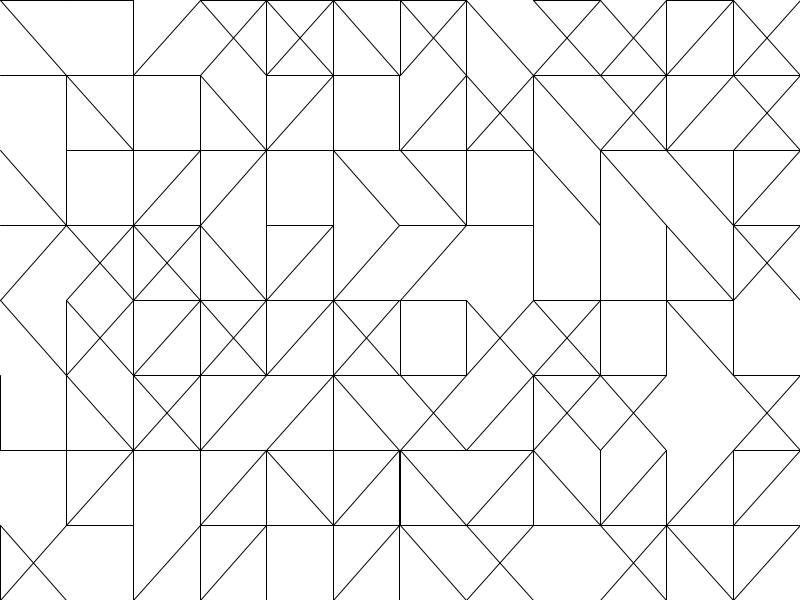
Frame 1 (no input)
Frame 60 (the mouse pressed at the canvas centre just before this capture): identical to frame 1, image omitted
Frame 120 (the mouse held since frame 60 and released just before this capture): identical to frame 1, image omitted

The Processing sketch that drew this single still picture (run headless with seeded random() and noise(); from frame 60 on, the mouse is pressed at the canvas centre):

// Processing sketch: Laberinto
// ── Laberinto.pde
int cantCol = 12;
int cantFil = 8;

boolean[][][] laberinto;

void setup(){
  size(800, 600); 
  laberinto = new boolean[cantCol][cantFil][6];
  iniciarLaberinto();
}

void iniciarLaberinto(){
  for (int i=0; i<cantCol; i++){
    for (int j=0; j<cantFil; j++){
      for (int k=0; k<6; k++){
        laberinto[i][j][k] = random(1) > 0.5;
      }
    }
  }
}

void laberinto(){

  float tamX = width / (float)cantCol;
  float tamY = height / (float)cantFil;
  
  for (int i=0; i<cantCol; i++){
    for (int j=0; j<cantFil; j++){
      float x = i * tamX;
      float y = j * tamY;

      if (laberinto[i][j][0]){
        line(x, y, x + tamX, y);
      }

      if (laberinto[i][j][1]){
        line(x + tamX, y, x + tamX, y + tamY);
      }

      if (laberinto[i][j][2]){
        line(x, y + tamY, x + tamX, y + tamY);
      }

      if (laberinto[i][j][3]){
        line(x, y, x, y + tamY);
      }

      if (laberinto[i][j][4]){
        line(x, y, x + tamX, y + tamY);
      }
      
      if (laberinto[i][j][5]){
        line(x + tamX, y, x, y + tamY);
      }
    }
  }
}

void draw() {
  background(255);
  laberinto();
}
